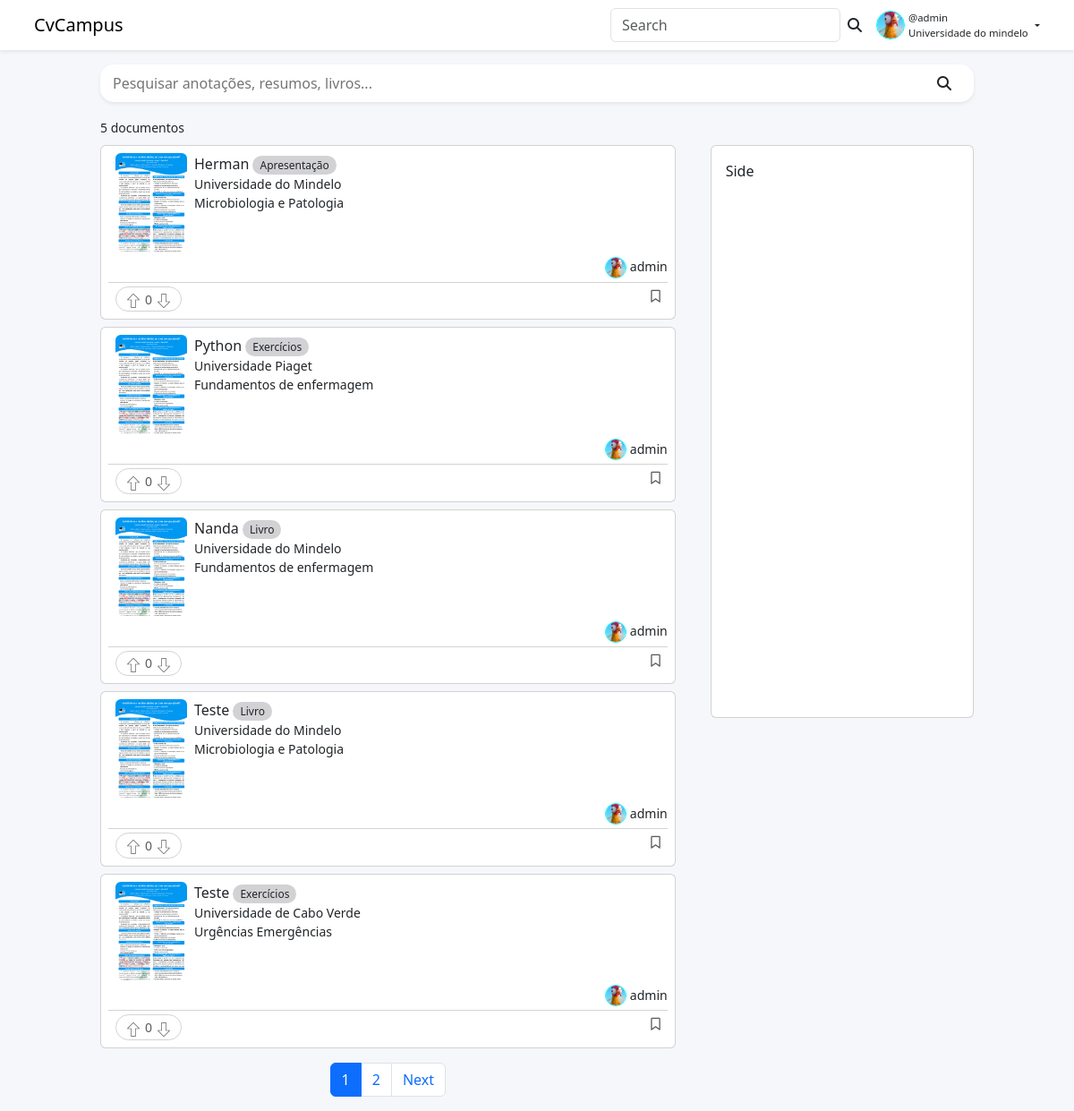
The page / (signed in) on the database its author committed.
### api/models.py (models this page shows, shortened)
class Document(models.Model):
	user = models.ForeignKey(User, on_delete=models.CASCADE, null=True)
	title = models.CharField(max_length=300)
	slug = models.SlugField(null=True, blank=True)
	description = models.TextField(null=True, blank=True)
	thumbnail = models.FileField(upload_to='thumbnail/', default='poster.png')
	document_file = models.FileField(upload_to='documents/')
	category = models.ForeignKey(Category, on_delete=models.SET_NULL, null=True)
	school = models.ForeignKey(School, on_delete=models.SET_NULL, null=True)
	course = models.ForeignKey(Course, on_delete=models.SET_NULL, null=True)
	subject = models.ForeignKey(Subject, on_delete=models.SET_NULL, null=True)
	likes = models.ManyToManyField(User, related_name="likes")
	downloads  = models.ManyToManyField(User, related_name="document_downloads")
	key_words = TaggableManager()
	created = models.DateTimeField(auto_now_add=True)
	updated = models.DateTimeField(auto_now=True)
	class Meta:
		ordering = ['-created', '-updated']
	@property
	def get_total_likes(self):
		return self.likes.all().count

class Category(models.Model):
	title = models.CharField(max_length=100, null=True)
	created = models.DateTimeField(auto_now_add=True)
	updated = models.DateTimeField(auto_now=True)

class School(models.Model):
	title = models.CharField(max_length=100, null=True)
	slug = models.SlugField(null=True, blank=True)
	created = models.DateTimeField(auto_now_add=True)
	updated = models.DateTimeField(auto_now=True)

class Subject(models.Model):
	title = models.CharField(max_length=100, null=True)
	slug = models.SlugField(null=True, blank=True)
	created = models.DateTimeField(auto_now_add=True)
	updated = models.DateTimeField(auto_now=True)

### frontend/views.py (the view)
# urls.py: path('', views.documentListView, name="document-list"),
def documentListView(request):
    if 'query_search' in request.GET:
        query_search = request.GET.get('query_search')
        multiple_q = Q(Q(title__icontains=query_search) |
            Q(description__icontains=query_search) |
            Q(school__title__icontains=query_search) |
            Q(subject__title__icontains=query_search) |
            Q(course__title__icontains=query_search)
        )
        documents = Document.objects.filter(multiple_q)
        print(documents.first().key_words.all())
    else:
        documents = Document.objects.all()
    page = Paginator(documents, 5)
    page_list = request.GET.get('page')
    page = page.get_page(page_list)
    context = {
        'page': page
    }
    return render(request, 'frontend/documentListPage.html', context)

### frontend/templates/frontend/documentListPage.html (shortened to what this page needs)
{% extends 'index.html' %}
{% load static %}
{% block content %}
<div class="container" style="max-width: 1000px;">
    <div class="row">
        <div class="my-3">
            <div class="form--group shadow-sm w-100">
                <form method="GET" class="w-100 d-flex">
                    <input class="w-100" name="query_search" type='text' placeholder="Pesquisar anotações, resumos, livros..."/>
                    <button type="submit" class="btn"><i class="fa-solid fa-magnifying-glass"></i></button>
                </form>
            </div>
        </div>
        <div>
            <small>{{page.object_list.count}} {%if page.object_list.count == 1 %}documento{% else %}documentos{% endif %}</small>
        </div>
        <div class="main--content col-8 h-100">
             <div id="documents-list-wrapper">
                {% for document in page.object_list %}
                    {% include 'frontend/components/documentCard.html' %}
                {% endfor %}
            </div>
            {% if page.paginator.num_pages > 1 %}
            <div class="my-3">
                <nav class="" aria-label="Page navigation example">
                    <ul class="pagination justify-content-center">
                        {% for num_page in page.paginator.page_range %}
                        {% if num_page == page.number %}
                            <li class="page-item"><a class="page-link active" href="{% url 'document-list' %}?page={{num_page}}">{{num_page}}</a></li>
                        {% else %}
                            <li class="page-item"><a class="page-link" href="{% url 'document-list' %}?page={{num_page}}">{{num_page}}</a></li>
                        {% endif %}
                        {% endfor %}
                        {% if page.has_next %}
                            <li class="page-item"><a class="page-link" href="{% url 'document-list' %}?page={{page.next_page_number}}">Next</a></li>
                        {% endif %}
                    </ul>
                </nav>
            </div>
            {% endif %}
        </div>
        <div class="side--info col md-d-none" style="margin-left: 15px;">
            <div class="card mt-2" style="height: 80vh;">
                <div class="card-body">
                    Side
                </div>
            </div>
        </div>
    </div>
</div>
{% endblock content %}

### templates/navbar.html (shortened to what this page needs)
{% load static %}
<nav class="navbar container">
    <div class="w-100 d-flex justify-content-between mx-2">
        <a href="{% url 'frontend:document-list' %}" class="navbar-brand">CvCampus</a>
        <div class='d-flex align-items-center'>
            <div class="md-d-none">
                <form class="d-flex" role="search">
                    <input class="form-control me-2" name='query_search' type="search" placeholder="Search" aria-label="Search">
                </form>
            </div>
            <div class="mr-4"><i class="fa-solid fa-magnifying-glass"></i></div>
            <div class="dropdpwn user--nav--info">
                <div class="d-flex dropdown-toggle align-items-center gap-1" data-bs-toggle="dropdown" aria-expanded="false">
                    <div>
                        <img class="avatar--md avatar--border" src="{% static 'img/profile.jpg'%}" alt="">
                    </div>
                    <div class="d-flex flex-column align-items-start sm-d-none">
                        <span class="small">@{{request.user}}</span>
                        <span class="small">Universidade do mindelo</span>
                    </div>
                </div>
            </div>
        </div>
    </div>
</nav>

### frontend/templates/frontend/components/documentCard.html (shortened to what this page needs)
{% load static %}
<div id='document_card rounded' class="card mt-2 p-2">
    <div class="card-body" style='padding: 0;'>
        <div class='d-flex'>
            <div class="pl-2" style="flex: 1;">
                <div class="d-flex">
                    <div style='max-width: 80px; max-height: 110px;'>
                        <img class='w-100 h-100 rounded' src="{% static 'img/poster.png' %}" alt="" style="overflow: hidden; object-fit: cover; object-position: top;"/>
                    </div>
                    <div class="ml-2">
                        <div>
                            <div>
                                <a class="card-title" href="#" style="font-weight: 500;">{{document.title}}</a>
                                <span class='chip'>{{document.category.title}}</span>
                            </div>
                            <div class="d-flex flex-column" >
                                <span class="small">{{document.school.title}}</span>
                                <span class="small">{{document.subject.title}}</span>
                            </div>
                        </div>
                    </div>
                </div>
            </div>
        </div>
        <div class="d-flex gap-1 mt-1" style="align-items: center; float: right;">
            <div>
                <img class="avatar--sm avatar--border" src="{% static 'img/profile.jpg' %}" alt=""/>
            </div>
            <div class="small">
               {{document.user.username}}
            </div>
        </div>
    </div>
    <div class="d-flex justify-content-between mt-1 pt-1 px-2 text-muted" style='border-top: 1px solid lightgray;'>
        <div class='d-flex gap-1' style='align-items: center; border: 1px solid lightgray; border-radius: 15px; padding: 0px 10px;'>
            <div>
                <button id='buttonUpVote-${i}' onClick="upVote(${i}, '${result[i].id}')" type='button' class="btn p-0">
                <svg id='svgUpVote-${i}' fill="#212529bf" height="16px" width="16px" version="1.1" id="Layer_1" xmlns="http://www.w3.org/2000/svg" xmlns:xlink="http://www.w3.org/1999/xlink"
                viewBox="0 0 511.947 511.947" xml:space="preserve">
           <g>
               <g>
                   <path d="M476.847,216.373L263.513,3.04c-4.267-4.053-10.88-4.053-15.04,0L35.14,216.373c-4.16,4.16-4.16,10.88-0.107,15.04
                       c2.027,2.027,4.8,3.2,7.573,3.2h128V501.28c0,5.867,4.8,10.667,10.667,10.667h149.333c5.867,0,10.667-4.8,10.667-10.667V234.613
                       h128c5.867,0,10.667-4.8,10.667-10.667C479.94,221.067,478.873,218.4,476.847,216.373z M330.607,213.28
                       c-5.867,0-10.667,4.8-10.667,10.667v266.667h-128V223.947c0-5.867-4.8-10.667-10.667-10.667H68.42L255.94,25.547L443.567,213.28
                       H330.607z"/>
               </g>
           </g>
           </svg>
                </button>
            </div>
            <div class='small' id='total-likes-${i}'>{{document.get_total_likes}}</div>
            <div>
                <button id='buttonDownVote-${i}' onClick="downVote(${i}, '${result[i].id}')" class="btn p-0">
                <svg id='svgDownVote-${i}' fill="#212529bf" height="16px" width="16px" version="1.1" id="Layer_1" xmlns="http://www.w3.org/2000/svg" xmlns:xlink="http://www.w3.org/1999/xlink"
                viewBox="0 0 512.027 512.027" xml:space="preserve">
           <g>
               <g>
                   <path d="M479.114,283.84c-1.707-3.947-5.547-6.507-9.813-6.507h-128V10.667C341.3,4.8,336.5,0,330.633,0H181.3
                       c-5.867,0-10.667,4.8-10.667,10.667v266.667h-128c-5.867,0-10.667,4.8-10.56,10.773c0,2.773,1.067,5.44,3.093,7.36L248.5,508.907
                       c4.16,4.16,10.88,4.16,15.04,0l213.333-213.44C479.86,292.373,480.82,287.893,479.114,283.84z M255.967,486.293L68.34,298.667
                       H181.3c5.867,0,10.667-4.8,10.667-10.667V21.333h128V288c0,5.867,4.8,10.667,10.667,10.667h112.96L255.967,486.293z"/>
               </g>
           </g>
           </svg>
                </button>
            </div>
        </div>
        <div class='small'>
            <i class="fa-regular fa-bookmark"></i>
        </div>
    </div>
</div>

### static/css/main.css (style rules this page uses)
body { background-color: #f6f7Fb; }
a { text-decoration: none!important; color: inherit; }
input { outline: none; background-color: transparent; border: 0; }
.form--group { background-color: #FFF; border-radius: 15px; padding: 2px 12px; }
.ml-2 { margin-left: 0.5rem!important; }
.mr-4 { margin-right: 1rem!important; }
.pl-2 { padding-left: 0.5rem!important; }
.avatar--sm { border-radius: 50%; width: 1.5rem; }
.avatar--border { border: 1px solid aqua; }
.avatar--md { border-radius: 50%; width: 2rem; }
.user--nav--info { font-size: 13px; }
.side--info { display: block; }
.chip { background-color: #d2d2d5!important; border-radius: 15px; font-weight: 500; padding: 2px 8px; font-size: 12px; }

### rows shown on the page
Document: title "Herman", category "Apresentação", school "Universidade do Mindelo", subject "Microbiologia e Patologia", user.username "admin", get_total_likes "0"
Document: title "Python", category "Exercícios", school "Universidade Piaget", subject "Fundamentos de enfermagem", user.username "admin", get_total_likes "0"
Document: title "Nanda", category "Livro", school "Universidade do Mindelo", subject "Fundamentos de enfermagem", user.username "admin", get_total_likes "0"
Document: title "Teste", category "Livro", school "Universidade do Mindelo", subject "Microbiologia e Patologia", user.username "admin", get_total_likes "0"
Document: title "Teste", category "Exercícios", school "Universidade de Cabo Verde", subject "Urgências Emergências", user.username "admin", get_total_likes "0"

### other values the page prints
{{ request.user }} "admin"
{{ page.object_list.count }} "5"
{{ num_page }} "1"
{{ num_page }} "2"
